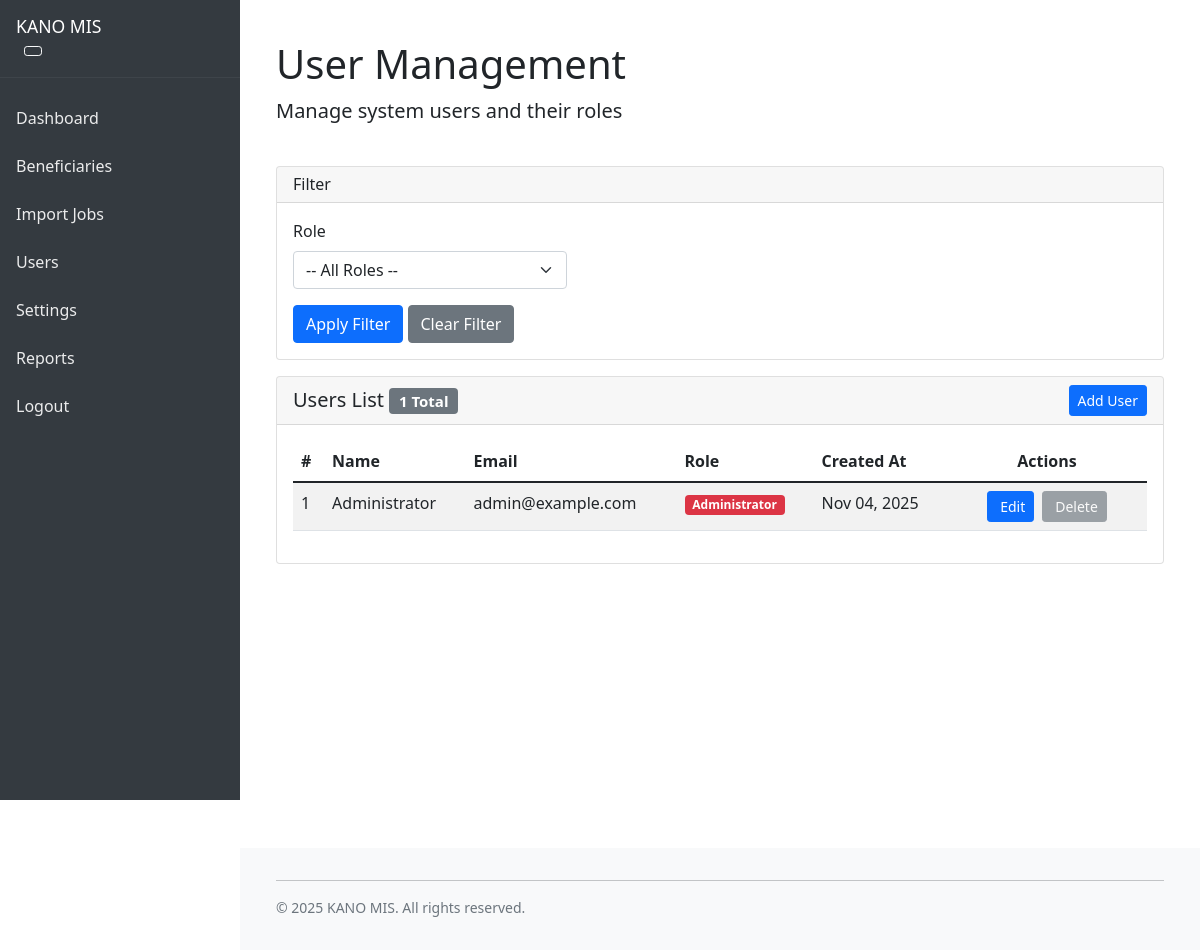
Page /admin/users (signed in) on the committed database.
### tables this page shows
CREATE TABLE users (
    id INT AUTO_INCREMENT PRIMARY KEY,
    name VARCHAR(255) NOT NULL,
    email VARCHAR(255) NOT NULL UNIQUE,
    password VARCHAR(255) NOT NULL,
    role ENUM('administrator', 'editor', 'reviewer', 'viewer') NOT NULL,
    created_at TIMESTAMP DEFAULT CURRENT_TIMESTAMP
);

### app/controllers/Admin.php (called while the page is built, shortened)
<?php
class Admin extends Controller {
    private $userModel;
    public function __construct() {
        $this->userModel = $this->model('User');
    }
    public function users() {
        $roleFilter = isset($_GET['role']) && !empty($_GET['role']) ? $_GET['role'] : null;
        $page = isset($_GET['page']) && is_numeric($_GET['page']) ? (int)$_GET['page'] : 1;
        $perPage = 25;
        $users = $this->userModel->getPaginated($page, $perPage, $roleFilter);
        $totalRecords = $this->userModel->getTotalCount($roleFilter);
        $totalPages = ceil($totalRecords / $perPage);
        $data = [
            'title' => 'User Management',
            'description' => 'Manage system users and their roles',
            'users' => $users,
            'currentPage' => $page,
            'totalPages' => $totalPages,
            'totalRecords' => $totalRecords,
            'roleFilter' => $roleFilter,
            'roles' => ['administrator', 'editor', 'reviewer', 'viewer']
        ];
        $this->view('admin/users', $data);
    }
}

### app/core/Core.php (called while the page is built, shortened)
<?php
class Core {
    protected $currentMethod = 'index';
    public function __construct() {
        $url = $this->getUrl();
            if(isset($url[0]) && file_exists('../app/controllers/' . ucwords($url[0]). '.php')) {
                unset($url[0]);
            }
        $this->currentController = new $this->currentController;
        if(isset($url[1])) {
            if(method_exists($this->currentController, $url[1])) {
                $this->currentMethod = $url[1];
                unset($url[1]);
            }
        }
        $this->params = $url ? array_values($url) : [];
        call_user_func_array([$this->currentController, $this->currentMethod], $this->params);
    }
    public function getUrl() {
        if(isset($_GET['url'])) {
            $url = rtrim($_GET['url'], '/');
            $url = filter_var($url, FILTER_SANITIZE_URL);
            $url = explode('/', $url);
            return $url;
        }
    }
}

### public/index.php (called while the page is built, shortened)
<?php
$app = new Core();

### app/core/Database.php (called while the page is built, shortened)
<?php
class Database {
    private $host = DB_HOST;
    private $user = DB_USER;
    private $pass = DB_PASS;
    private $dbname = DB_NAME;
    private $dbh;
    private $stmt;
    public function __construct() {
        $dsn = 'mysql:host=' . $this->host . ';dbname=' . $this->dbname . ';charset=utf8mb4';
        $options = array(
            PDO::ATTR_PERSISTENT => true,
            PDO::ATTR_ERRMODE => PDO::ERRMODE_EXCEPTION,
            PDO::MYSQL_ATTR_LOCAL_INFILE => true
        );
        try {
            $this->dbh = new PDO($dsn, $this->user, $this->pass, $options);
        } catch(PDOException $e) {
            $this->error = $e->getMessage();
            echo $this->error;
        }
    }
    public function query($sql) {
        $this->stmt = $this->dbh->prepare($sql);
    }
    public function bind($param, $value, $type = null) {
        $this->stmt->bindValue($param, $value, $type);
    }
    public function execute() {
        return $this->stmt->execute();
    }
    public function resultSet() {
        $this->execute();
        return $this->stmt->fetchAll(PDO::FETCH_OBJ);
    }
}

### app/models/User.php (called while the page is built, shortened)
<?php
class User {
    private $db;
    public function __construct() {
        $this->db = new Database;
    }
    public function getPaginated($page = 1, $perPage = 25, $role = null) {
        $offset = ($page - 1) * $perPage;
        $sql = 'SELECT id, name, email, role, created_at FROM users WHERE 1=1';
        $sql .= ' ORDER BY created_at DESC LIMIT :limit OFFSET :offset';
        $this->db->query($sql);
        $this->db->bind(':limit', $perPage, PDO::PARAM_INT);
        $this->db->bind(':offset', $offset, PDO::PARAM_INT);
        return $this->db->resultSet();
    }
    public function getTotalCount($role = null) {
        $sql = 'SELECT COUNT(*) as total FROM users WHERE 1=1';
        $this->db->query($sql);
        $result = $this->db->single();
        return $result->total;
    }
}

### app/helpers/Session.php (called while the page is built, shortened)
<?php
class Session {
    public static function get($key) {
        return isset($_SESSION[$key]) ? $_SESSION[$key] : null;
    }
}

### app/views/admin/users.php (the view, shortened to what this page needs)
<?php require_once __DIR__ . '/../inc/admin_header.php'; ?>
<main class="admin-main">
    <div class="container-fluid">
        <div class="row">
            <div class="col-12 mt-4">
                <h1><?php echo $data['title']; ?></h1>
                <p class="lead"><?php echo $data['description']; ?></p>
            </div>
        </div>
        <div class="row mt-4">
            <div class="col-12">
                <div class="card mb-3">
                    <div class="card-header">
                        <h6 class="mb-0">
                            <i class="bi bi-funnel"></i> Filter
                        </h6>
                    </div>
                    <div class="card-body">
                        <form method="GET" action="<?php echo URLROOT; ?>/admin/users" class="row g-3">
                            <div class="col-md-4">
                                <label for="role" class="form-label">Role</label>
                                <select name="role" id="role" class="form-select">
                                    <option value="">-- All Roles --</option>
                                </select>
                            </div>
                            <div class="col-12">
                                <button type="submit" class="btn btn-primary">
                                    <i class="bi bi-search"></i> Apply Filter
                                </button>
                                <a href="<?php echo URLROOT; ?>/admin/users" class="btn btn-secondary">
                                    <i class="bi bi-x-circle"></i> Clear Filter
                                </a>
                            </div>
                        </form>
                    </div>
                </div>
            </div>
        </div>
        <div class="row">
            <div class="col-12">
                <div class="card">
                    <div class="card-header d-flex justify-content-between align-items-center">
                        <h5 class="mb-0">
                            Users List
                            <span class="badge bg-secondary"><?php echo $data['totalRecords']; ?> Total</span>
                        </h5>
                        <button class="btn btn-primary btn-sm" data-bs-toggle="modal" data-bs-target="#addUserModal">
                            <i class="bi bi-plus-circle"></i> Add User
                        </button>
                    </div>
                    <div class="card-body">
                        <div class="table-responsive">
                            <table class="table table-striped table-hover">
                                <thead>
                                    <tr>
                                        <th>#</th>
                                        <th>Name</th>
                                        <th>Email</th>
                                        <th>Role</th>
                                        <th>Created At</th>
                                        <th class="text-nowrap text-center" style="width: 200px;">Actions</th>
                                    </tr>
                                </thead>
                                <tbody>
                                    <?php if (!empty($data['users'])): ?>
                                        <?php $counter = ($data['currentPage'] - 1) * 25 + 1; ?>
                                        <?php foreach ($data['users'] as $user): ?>
                                            <tr>
                                                <td><?php echo $counter++; ?></td>
                                                <td><?php echo htmlspecialchars($user->name); ?></td>
                                                <td><?php echo htmlspecialchars($user->email); ?></td>
                                                <td>
                                                    <?php
                                                        $badgeClass = '';
                                                        switch($user->role) {
                                                            case 'administrator':
                                                                $badgeClass = 'bg-danger';
                                                                break;
                                                        }
                                                    ?>
                                                    <span class="badge <?php echo $badgeClass; ?>">
                                                        <?php echo ucfirst(htmlspecialchars($user->role)); ?>
                                                    </span>
                                                </td>
                                                <td><?php echo date('M d, Y', strtotime($user->created_at)); ?></td>
                                                <td class="text-nowrap">
                                                    <div class="d-flex gap-2 align-items-center justify-content-center">
                                                        <button type="button" class="btn btn-sm btn-primary"
                                                                onclick="editUser(<?php echo htmlspecialchars(json_encode($user)); ?>)"
                                                                data-bs-toggle="tooltip" data-bs-placement="top"
                                                                title="Edit this user" aria-label="Edit user">
                                                            <span class="d-none d-sm-inline">Edit</span>
                                                        </button>
                                                        <?php if ($user->id != Session::get('user_id')): ?>
                                                            <button type="button" class="btn btn-sm btn-danger"
                                                                    onclick="deleteUser(<?php echo $user->id; ?>, '<?php echo htmlspecialchars($user->name); ?>')"
                                                                    data-bs-toggle="tooltip" data-bs-placement="top"
                                                                    title="Delete this user" aria-label="Delete user">
                                                                <i class="bi bi-trash me-1"></i>
                                                                <span class="d-none d-sm-inline">Delete</span>
                                                            </button>
                                                        <?php else: ?>
                                                            <button type="button" class="btn btn-sm btn-secondary" disabled
                                                                    data-bs-toggle="tooltip" data-bs-placement="top"
                                                                    title="You cannot delete your own account" aria-label="Delete disabled">
                                                                <span class="d-none d-sm-inline">Delete</span>
                                                            </button>
                                                        <?php endif; ?>
                                                    </div>
                                                </td>
                                            </tr>
                                        <?php endforeach; ?>
                                    <?php endif; ?>
                                </tbody>
                            </table>
                        </div>
                    </div>
                </div>
            </div>
        </div>
    </div>
</main>
<?php require_once __DIR__ . '/../inc/admin_footer.php'; ?>

### rows in the picture
users: name "Administrator", email "admin@example.com", role "Administrator", created_at "Nov 04, 2025", shows "Delete"

### other values in the picture
SITENAME "KANO MIS"
$data['title'] "User Management"
$data['description'] "Manage system users and their roles"
$data['totalRecords'] "1"
